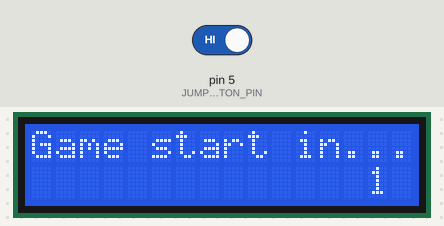
Recording of a sketch running on a simulated Arduino Uno, built with avr-gcc and run on an emulated ATmega328P. Parts: 16×2 character LCD. The inputs (shaded band) are chosen by the test bench; at power-on: pin 5 (JUMPBUTTON_PIN) HIGH. Random numbers use the default seed unless the sketch sets one; what the sketch prints to the serial monitor is not drawn.

Above: at 7.3 s.
7.4 s: pin 5 (JUMPBUTTON_PIN) driven LOW
At 7.66 s:
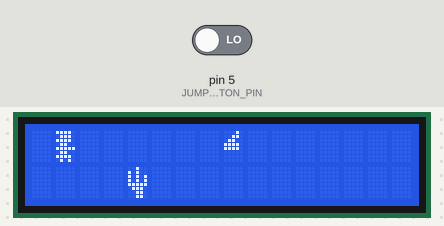
9.4 s: pin 5 (JUMPBUTTON_PIN) driven HIGH
At 10.9 s:
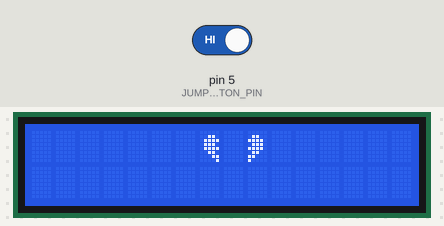
11.5 s: pin 5 (JUMPBUTTON_PIN) driven LOW
At 16.1 s:
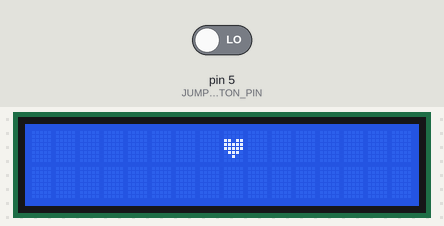

The sketch:

dinosaur.ino
```cpp
#include <Wire.h>
#include <LiquidCrystal_I2C.h>

#define JUMPBUTTON_PIN 5

#define enemyHorStartPos 15
#define enemyVertStartPos 1
#define playerHorStartPos 0
#define playerVertStartPos 1

LiquidCrystal_I2C lcd(0x27, 16, 2);

unsigned long timeStamp;
unsigned long jumpButtonClick;
unsigned long jumpButtonRelease;

int randomDistance = 5;
int randomDistance2 = 5;
int gameStartTimer = 3;

int tickValue = 200;

int enemyHorPos = enemyHorStartPos;
int enemyVertPos = enemyVertStartPos;
int playerHorPos = playerHorStartPos;
int playerVertPos = playerVertStartPos;

bool enemyTouch = false;

byte playerChar[] = {
  B11110,
  B01110,
  B11110,
  B01100,
  B11111,
  B01100,
  B11110,
  B01010
};

byte enemyChar[] = {
  B00100,
  B10100,
  B10101,
  B10101,
  B11111,
  B01110,
  B00110,
  B00110
};

byte birdChar[] = {
  B00010,
  B00110,
  B01100,
  B11110,
  B11110,
  B00000,
  B00000,
  B00000
};

byte hearthChar1[] = {
  B00000,
  B00110,
  B01111,
  B01110,
  B01111,
  B00110,
  B00011,
  B00001
};

byte hearthChar2[] = {
  B00000,
  B01100,
  B11110,
  B01110,
  B11110,
  B01100,
  B11000,
  B10000
};

byte hearthChar3[] = {
  B00000,
  B00000,
  B11011,
  B11111,
  B11111,
  B01110,
  B00100,
  B00000
};

void setup() {
  pinMode(JUMPBUTTON_PIN, INPUT_PULLUP);

  lcd.init();
  lcd.begin(16, 2);
  lcd.setBacklight(1);

  lcd.createChar(0, playerChar);
  lcd.createChar(1, enemyChar);
  lcd.createChar(2, birdChar);
  lcd.createChar(3, hearthChar1);
  lcd.createChar(4, hearthChar2);
  lcd.createChar(5, hearthChar3);


  Serial.begin(9600);
}

void loop() {
  randomDistance = random(3, 7);
  randomDistance2 = random(1, 3);

  lcd.setCursor(0, 0);
  lcd.print("\"Ardosaur\"");

  if(millis() - timeStamp > tickValue * 5) {
    timeStamp = millis();
    lcd.clear();
    lcd.setCursor(0,0);
    lcd.print("Game start in...");

    while(gameStartTimer > -1) {
      if(millis() - timeStamp >= 1000) {
        lcd.setCursor(14,1);
        lcd.print(gameStartTimer);

        gameStartTimer--;
        timeStamp = millis();
      }
    }
    lcd.clear();
    mainGame();
  }
}

void mainGame() {
  // Цикл отрисовки персонажей и трека их движения
  while(checkDeath() == false) {
    if(millis() - timeStamp >= tickValue) {
      drawEnemy();
      timeStamp = millis();
    }

    if(digitalRead(JUMPBUTTON_PIN) == LOW) {
      //if(millis() - jumpButtonRelease > 500) {
        jumpButtonClick = millis();
        playerVertPos = 0;
      //}
    }

    if(digitalRead(JUMPBUTTON_PIN) == HIGH) {
      //if(millis() - jumpButtonClick > tickValue * 4) {
        jumpButtonRelease = millis();
        playerVertPos = 1;
      //}
    }

    drawPlayer();

    checkDeath();
  }

  lcd.clear();
  lcd.setCursor(8, 0);
  lcd.write(byte(5));
  delay(700);
  lcd.setBacklight(0);
  delay(300);
  lcd.clear();
  lcd.setBacklight(1);

  lcd.setCursor(7, 0);
  lcd.write(byte(3));
  lcd.setCursor(9, 0);
  lcd.write(byte(4));

  while(digitalRead(JUMPBUTTON_PIN) == HIGH) {
    Serial.println("Waiting for button signal");
  }

  enemyHorPos = enemyHorStartPos;
  playerVertPos = playerVertStartPos;
  loop();

}

void drawEnemy() {
  // Стирание предидущей позиции врага и отрисовка новой
  lcd.setCursor(enemyHorPos, enemyVertPos);
  lcd.write(byte(1));
  lcd.setCursor(enemyHorPos + randomDistance2, enemyVertPos);
  lcd.write(byte(1));
  lcd.setCursor(enemyHorPos + randomDistance, enemyVertPos - 1);
  lcd.write(byte(2));

  lcd.setCursor(enemyHorPos + 1, enemyVertPos);
  lcd.print(" ");
  lcd.setCursor(enemyHorPos + 1 + randomDistance2, enemyVertPos);
  lcd.print(" ");
  lcd.setCursor(enemyHorPos + 1 + randomDistance, enemyVertPos - 1);
  lcd.print(" ");

  enemyHorPos--;

  if(enemyHorPos <= -9) {
    enemyHorPos = enemyHorStartPos;
    randomDistance = random(3, 7);
    randomDistance2 = random(7, 10);
  }
}

void drawPlayer() {
  lcd.setCursor(playerHorPos + 1, playerVertPos);
  lcd.write(byte(0));

  // Стирание игрока по вертикали
  lcd.setCursor(playerHorPos + 1, playerVertPos - 1);
  lcd.print(" ");

  lcd.setCursor(playerHorPos + 1, playerVertPos + 1);
  lcd.print(" ");

  lcd.setCursor(0, 1);
  lcd.print(" ");
  lcd.setCursor(0, 0);
  lcd.print(" ");

}

bool checkDeath() {
  if(playerHorPos == enemyHorPos && playerVertPos == enemyVertPos || playerHorPos == enemyHorPos + randomDistance && playerVertPos == enemyVertPos - 1 || playerHorPos == enemyHorPos + randomDistance2 && playerVertPos == enemyVertPos) {
    enemyTouch = true;
    return true;
  }
  return false;
}
```

Measured:
- after the input at 11.5 s, the display: first changes after 0.05 s (image 3 shows a later state)
